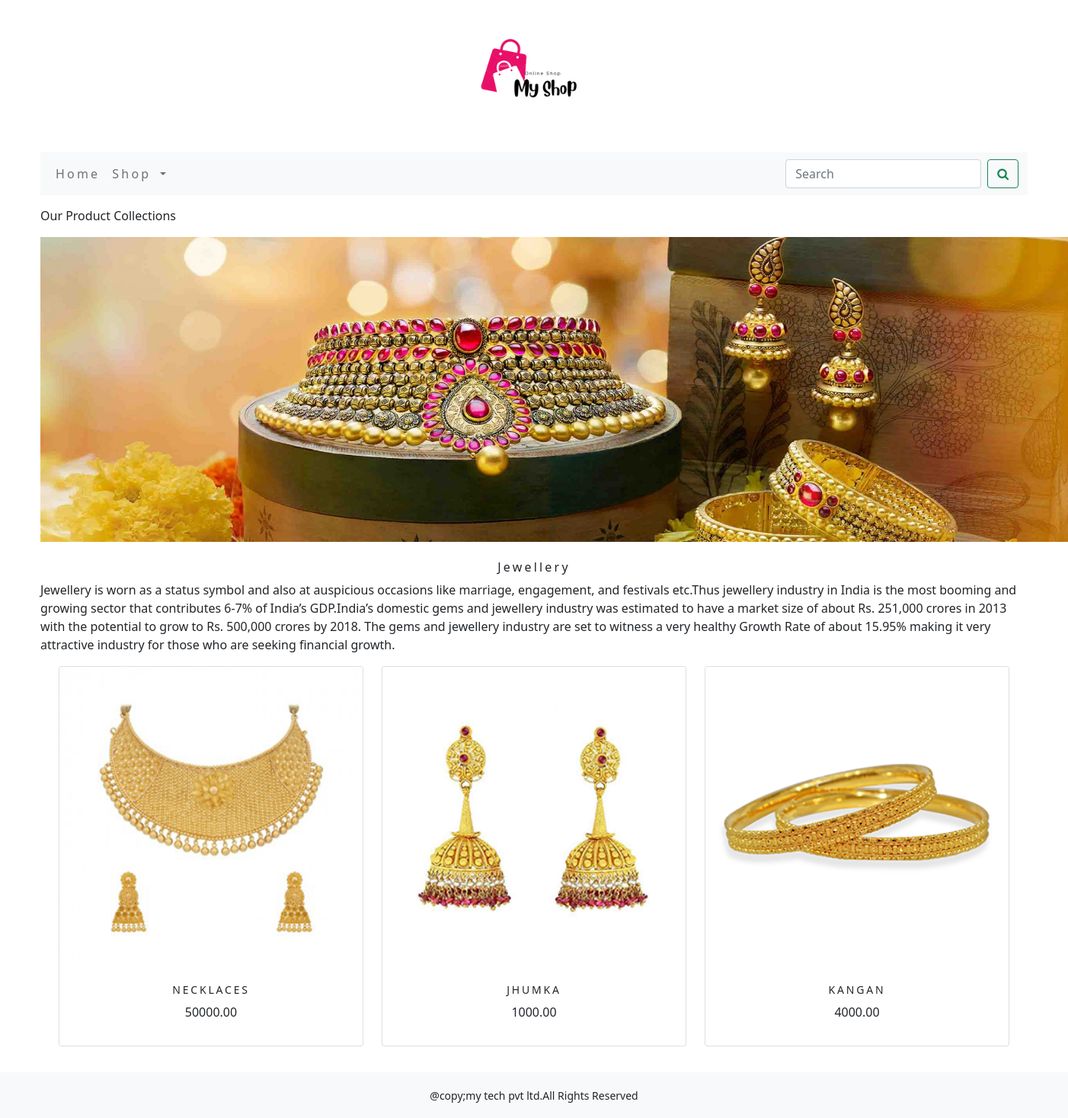
Screenshot of /shop/jwellery/ with the database file from the repository.
### shop/models.py (models this page shows, shortened)
class Category(models.Model):
    name=models.CharField(max_length=250,unique=True)
    des=models.TextField(blank=True)
    image=models.ImageField(upload_to='category')
    slug=models.SlugField(max_length=250,unique=True)
    class Meta():
        ordering=('name',)
        verbose_name='category'
        verbose_name_plural='categories'
    def get_url(self):
        return reverse('shop:product_by_category',args=[self.slug])

class Product(models.Model):
    name = models.CharField(max_length=250, unique=True)
    des = models.TextField(blank=True)
    image = models.ImageField(upload_to='product')
    slug = models.SlugField(max_length=250, unique=True)
    price=models.DecimalField(max_digits=10,decimal_places=2)
    category=models.ForeignKey('Category',on_delete=models.CASCADE)
    available=models.BooleanField(default=True)
    stock=models.IntegerField()
    created=models.DateTimeField(auto_now_add=True)
    updated=models.DateTimeField(auto_now=True)
    def get_url(self):
        return reverse('shop:prodCatDetail',args=[self.category.slug,self.slug])
    class Meta():
        ordering = ('name',)
        verbose_name = 'product'
        verbose_name_plural = 'products'

### shop/views.py (the view)
# urls.py: path('',views.allProdCat,name='allProdCat'),
def allProdCat(request,c_slug=None):
    c_page=None
    products_list=None
    if c_slug!=None:
        c_page=get_object_or_404(Category,slug=c_slug)
        products_list=Product.objects.all().filter(category=c_page,available=True)
    else:
        products_list=Product.objects.all().filter(available=True)
    paginator=Paginator(products_list,6)
    try:
        page=int(request.GET.get('page','1'))
    except:
        page=1
    try:
        products=paginator.page(page)
    except (EmptyPage,InvalidPage):
        products=paginator.page(paginator.num_pages)
    return render(request,'category.html',{'category':c_page,'products':products})

### cart/context_processors.py (called while the page is built)
def counter(request):
    item_count=0
    if 'admin' in request.path:
        return {}
    else:
        try:
            cart=Cart.objects.filter(cart_id=_cart_id(request))
            cart_items=CartItem.objects.all().filter(cart=cart[:1])
            for cart_item in cart_items:
                item_count += cart_item.quantity
        except Cart.DoesNotExist:
            item_count =0
    return dict(item_count=item_count)

### cart/views.py (called while the page is built)
def _cart_id(request):
    cart=request.session.session_key
    if not cart:
        cart=request.session.create()
    return cart

### shop/context_processors.py (called while the page is built)
def menu_links(request):
    links=Category.objects.all()
    return dict(links=links)

### templates/category.html (shortened to what this page needs)
{% extends 'base.html' %}
{% load static %}
{% block content %}
     {% if category %}
        <div>
            <div class="row my_row_class">
                <div class="mx_auto">
                <p>
                    <a hrf="{% url 'shop:allProdCat' %}">Our Product Collections</a>
                </p>
            </div>
                </div>
        </div>
    {% endif %}
    <div class="mx_auto">
    {% if category %}
    <img src="{{category.image.url}}"alt="{{category.name}}" width="1350px"; height="400px">
</div></br>
<div>
    <h1 class="text-center my_title">{{category.name}}</h1>
    <p class="text-justify">
        {{category.des}}
    </p>
</div>
{% endif %}
<div class="container">
    <div class="row mx-auto">
        {% for product in products.object_list %}
        <div class="my_bottom_margin col-9 col-sm-12 col-md-4 col-lg-4 flex align-items-stretch">
            <div class="card text-center" style="min-width:18rem;">
        <a href="{{product.get_url}}"><img class="card-img-top my_image" src="{{product.image.url}}" alt="{{product.name}}" width="300px"; height="400px"></a>
    <div class="card-body d-flex flex-column">
        <h4>{{product.name}}</h4>
        <p>{{product.price}}
        </p>
    </div>
        </div>
    </div>
        {% endfor %}
</div>
    <br>
     </div>
{% endblock %}

### static/css/custom.css (style rules this page uses)
body { font-family: 'Roboto Slab', serif; }
.my_row_class { padding-top:15px; }
.my_title { font-size:16px; text_transform:uppercase; letter-spacing:.2em; }
.my_bottom_margin { margin-bottom:10px; }
.card-body h4 { font-size:14px; text-transform:uppercase; letter-spacing:.2em; }

### rows the page displays
Category: image (picture), name "Jewellery", des "Jewellery is worn as a status symbol and also at auspicious occasions like marriage, engagement, and festivals etc.Thus jewellery industry in India is the most booming and growing sector that contributes 6-7% of India’s GDP.India’s domestic gems and jewellery industry was estimated to have a market size of about Rs. 251,000 crores in 2013 with the potential to grow to Rs. 500,000 crores by 2018. The gems and jewellery industry are set to witness a very healthy Growth Rate of about 15.95% making it very attractive industry for those who are seeking financial growth."
Product: image (picture), name "NECKLACES", price "50000.00"
Product: image (picture), name "JHUMKA", price "1000.00"
Product: image (picture), name "KANGAN", price "4000.00"
